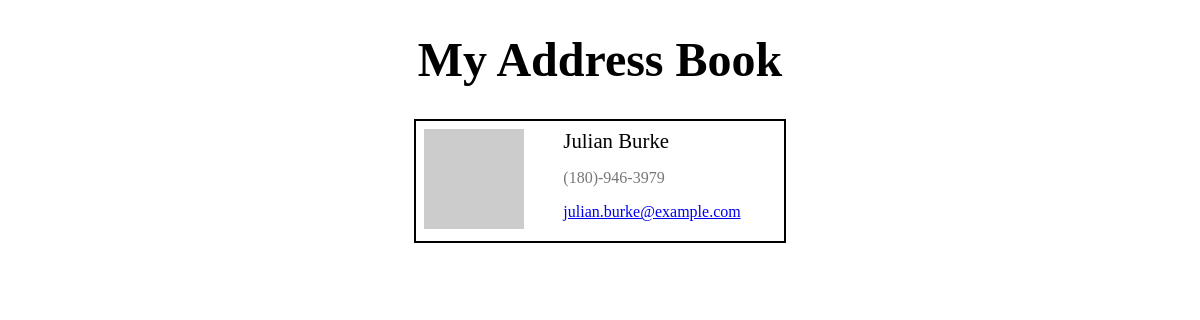
The page /1 on the database its author committed.
### contacts/models.py (models this page shows, shortened)
class Contact(models.Model):
    firstname = models.CharField(max_length=50)
    lastname = models.CharField(max_length=50)
    email = models.CharField(max_length=100)
    phone = models.CharField(max_length=15)
    photo = models.CharField(max_length=250)

### contacts/views.py (the view)
# urls.py: path('<int:contactid>',  views.show_contact ),
def show_contact(request,contactid):
    try:
        contact = Contact.objects.get(id=contactid)
        return render(request, 'index.html', {'contacts': [contact]})
    except Contact.DoesNotExist:
        return HttpResponse(f'<h1>Unable to locate product whose id is {contactid}</h1>')

### addressbook/templates/index.html (shortened to what this page needs)
<!DOCTYPE html>
<html lang="en">
<head>
</head>
<body>
    <h1>My Address Book</h1>
    <div class="rolodex">
        {% for contact in contacts %}
        <div class="card">
            <div class="photo">
                <a href="/{{ contact.id }}"><img src="{{ contact.photo }}" alt=""></a>
            </div>
            <div class="name">{{ contact.firstname}} {{ contact.lastname}}</div>
            <div class="phone">{{ contact.phone}}</div>
            <div class="emal"><a href="mailto:{{ contact.email }}">{{ contact.email }}</a></div>
        </div>
        {% endfor %}
    </div>
</body>
</html>

### addressbook/templates/index.html (style rules this page uses)
.rolodex { display: flex; flex-wrap: wrap; align-items: center; justify-content: center; gap: .5rem; margin-top: 1rem; }
.card { display: grid; grid-template-columns: (100px, auto); grid-template-rows: repeat(3, auto); gap: 0.25rem; border: 2px solid black; padding: 0.5rem; min-width: 22rem; }
.card .photo { grid-column: 1 / 2; grid-row: 1 / -1; width: 100px; }
.card .photo img { width: 100%; object-fit: cover; }
.card .name { grid-column: 2 / 3; font-size: 1.3rem; }
.card .phone { grid-column: 2 / 3; font-size: 1rem; color: #777; }
h1 { text-align: center; font-size: 3rem; }

### rows shown on the page
Contact: firstname "Julian", lastname "Burke", phone "(180)-946-3979", email "julian.burke@example.com"
